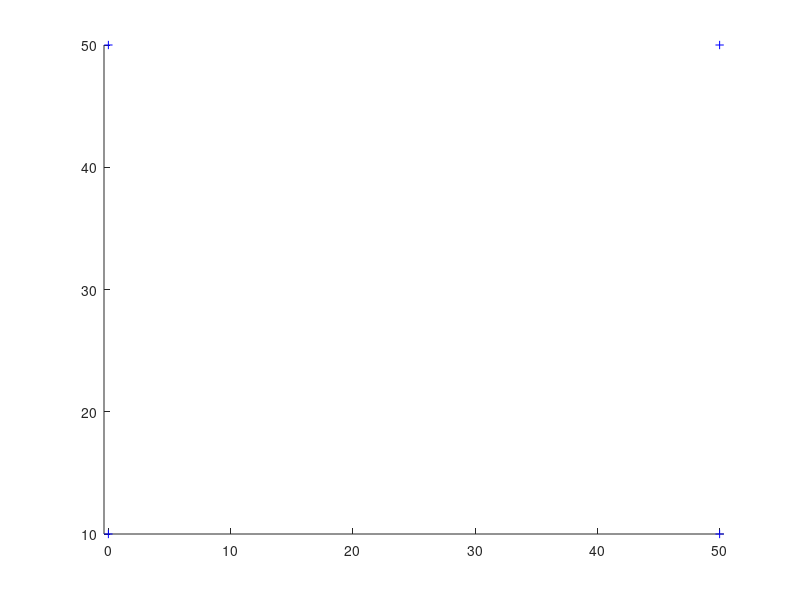

MATLAB code to generate this figure: (Note: this script raises an error after producing the figure.)
%% Extended kalman filter
function EKFSLAM
% Clear all
close all; clear all;
% Global variables (avoid extra copies)
global xVehicleTrue;
global LandFeatures;
global LaserSensorSettings;
global VisionSensorSettings; % for latter incorporation id possible
global xOdomLast;
% global xOdomLast_act;
global nSteps;
global UTrue;

% Setting of the sensors specs
LaserSensorSettings.Bearing =30; % Degrees
LaserSensorSettings.Range =50; % Meters
display(sprintf('=== Sensor Definitions ===  \n Max Range:  %d Meters\n Max Bearing: %d Degrees \n========================== \n',LaserSensorSettings.Range,LaserSensorSettings.Bearing));
display(' Paused!!! Press any Key!! ');
% pause;


% Length of the experiment
nSteps =1000; % change to extend the lentgh of the simulation

% Size Map
WorldSize =500;

% Number of landfeatures to add to map
nLandFeatures =4;

% Make some spare for then
LandFeatures = zeros(2,1,nLandFeatures);

% Lets put the beacons at desired positions ( need to match the number
% defined)!!!! if nor some of then cannot be scanned!!
LandFeatures(:,:,1)=[0 10]';
LandFeatures(:,:,2)=[0 50]';
LandFeatures(:,:,3)=[50 50]';
LandFeatures(:,:,4)=[50 10]';

% Initial position of the vehicle
xVehicleTrue = [ 40 25 0]'; % start position (x, y, theta)

% Set the initial conditions of the filter
xEst =[xVehicleTrue]; % already an columm vector
xTrue=[xVehicleTrue];
PEst = diag([1 1 0.01]); % start with an medium covar ( Atention EKF need an good initialization)

% Make some space to save the Landmarks detected (arraylist (x,y)
MappedLandFeatures = NaN*zeros(nLandFeatures,2);


% Additive noise to be added at the observation
obsNoise = randn(2,1)

% Ok lets show where are our Landmarks located in the world
figure(1); hold on; grid off; axis equal;
plot(LandFeatures(1,:),LandFeatures(2,:),'b+');hold on;
set(gcf,'doublebuffer','on');
hLine = line([0,0],[0,0]);
set(hLine,'linestyle',':');
axis([ -WorldSize/2 WorldSize/2 -WorldSize/2 WorldSize/2]);
xlabel(' Initial Conditions and beacons at blue +');
display(sprintf('\n\n\n Showing initial Location \n Press any key to procced\n'));
% pause;

% Standart deviation errors added to control
UTrue = diag([0.01,0.01,1.5*pi/180]).^2;

% Standard deviation errors regarding observation
RTrue = diag([1.1,5*pi/180]).^2;


% Aditive factor for control estimation and noise
UEst = 2.0*UTrue;
REst = 2.0*RTrue;

deadreckoning=[];
xVehiclePred_act_acc=[];

% All Setup and ready to go
% Extract first odometry for predict
CtrlNoise = randn(3,1); % some random control noise to be added ( note change to gaussian)
xOdomLast = GetOdometry(CtrlNoise);
% xOdomLast_act = GetOdometry([0;0;0]);
for k = 2:nSteps
    
    % get robot Control and simulate the movement
    CtrlNoise = randn(3,1); % some random control noise to be added
%     SimulateMovement(CtrlNoise);
%     
    xOdomNow = GetOdometry(CtrlNoise); % Get the odometry values c
    u = tcomp(tinv(xOdomLast),xOdomNow); % figure out control 
    xOdomLast = xOdomNow; % refhesh odometry vector
    
   %% actual control
%    xOdomNow_act     = GetOdometry([0;0;0]);
%    u_act            = tcomp(tinv(xOdomLast_act),xOdomNow_act); % figure out control 
%    xOdomLast_act    = xOdomNow_act; % refhesh odometry vector
   %%
    % extract the two compoments of the estimation ( Vehicle and
    % landfeatures
    % get vehicle estimation
%     xVehicle_act    = xTrue;
    xVehicle = xEst(1:3); % estimated only the part for the vehicle
    % get landferatures estimation
%     xMap = xEst(4:end); % Landfeatures estimation are the rest ones
 
    
    %do prediction (the following is simply the result of multiplying 
    %out block form of jacobians)     
    xVehiclePred = tcomp(xVehicle,u); % estimation is regarding current and control vector
    deadreckoning=[deadreckoning xVehiclePred];
    %% actual pose
%     xVehiclePred_act = tcomp(xVehicle_act,u_act); % estimation is regarding current and control vector
%     xVehiclePred_act_acc=[xVehiclePred_act_acc xVehiclePred_act];
    % covariance for vehicle
    %J2 is just an simple rotation matrix over x
    % just need to change to the cnematic model and speeds
    
    % Change this!!!
%     PPredvv = J1(xVehicle,u)* PEst(1:3,1:3) *J1(xVehicle,u)' + J2(xVehicle,u)* UEst * J2(xVehicle,u)';
    % vehicle/ landmarks,
%     PPredvm = J1(xVehicle,u)*PEst(1:3,4:end);
    % For the rest just extract (landfeatures
%     PPredmm = PEst(4:end,4:end);
    
    % agregates robot prediction and beacons
%     xTrue=xVehiclePred_act;
    xEst = xVehiclePred;
%     xPred = [xVehiclePred;xMap];
%     % Compose the covariance matrix
%          Ppred = |Pvv Pvm
%                  |Pvm' Pmm
%     PPred = [PPredvv PPredvm;
%         PPredvm' PPredmm];
       

    % Get the observation (passing noise to be added and Noise true
%     ObsNoise =randn(2,1);
%     [z,iFeature] = GetObservation(ObsNoise,RTrue);
    
   
%      if(~isempty(z)) % if i get an valid observation
%         %have we seen this feature before?
%         % need to change here ( see Validation gate White)
%         if( ~isnan(MappedLandFeatures(iFeature,1)))
%             
%             %predict observation: find out where it is in state vector
%             FeatureIndex = MappedLandFeatures(iFeature,1);
%             % Extract feature values in state vector
%             xFeature = xPred(FeatureIndex:FeatureIndex+1);
%             
%             % predict the observation
%             zPred = DoObservationModel(xVehicle,xFeature);
%             
%             % get observation Jacobians
%             [jHxv,jHxf] = GetObsJacs(xVehicle,xFeature);
%             
%             % fill in state jacobian
%             jH = zeros(2,length(xEst));
%             jH(:,FeatureIndex:FeatureIndex+1) = jHxf;
%             jH(:,1:3) = jHxv;
%             
%             %do Kalman update:
%             % check for inovation (here we can use the validation gate
%             Innov = z-zPred;
%             % angles have always to be checked only betwewn 0 an 2Pi
%             Innov(2) = AngleWrapping(Innov(2));
%             
%             S = jH*PPred*jH'+REst;
%             W = PPred*jH'*inv(S); 
%             xEst = xPred+ W*Innov;
%             
%             PEst = PPred-W*S*W';
%             
%             %ensure P remains symmetric
%             PEst = 0.5*(PEst+PEst');
%         else
%             % this is a new feature
%             
%             % extract length of the current tracking landmarks
%             nStates = length(xEst); 
%             
%             % Compute the x,y position of the landmark x,y robot plus
%             % Xxvehicle +distance*cos(angle + Xthvehicle)
%             % Xyvehicle + distance* sin(angle + Xthvehicle)
%             xFeature = xVehicle(1:2)+ [z(1)*cos(z(2)+xVehicle(3));z(1)*sin(z(2)+xVehicle(3))];
%             xEst = [xEst;xFeature]; %add to state vector estimated
%             % compute jacobians regaing feature and observation 
%             [jGxv, jGz] = GetNewFeatureJacs(xVehicle,z); 
%             
%             % M=| 1 0 0  0 0
%             %   | 0 1 0  0 0
%             %   | 0 0 1  0 0
%             %   -------------
%             %   |
%             
%             M = [eye(nStates), zeros(nStates,2);% no use jacobian w.r.t vehicle
%                 jGxv zeros(2,nStates-3)  , jGz];
%             
%             PEst = M*blkdiag(PEst,REst)*M';
%             
%             %remember this feature as being mapped we store its ID and position in the state vector
%             MappedLandFeatures(iFeature,:) = [length(xEst)-1, length(xEst)];
%             
%         end;
%      else
%         % notinng new found lets procced refreshing the values for next run
%         xEst = xPred;
%         PESt = PPred;
%     end;
    
    
    % at all interactions
    
    % Plot the veicule shape LOL
        a = axis;
        clf;
        axis(a);hold on;
        n  = length(xEst); % get the total state and vector also
        % only the landmarks
        nF = (n-3)/2;
        
        % Draw vehicle and its eliipse only the 3 first are the vehicle
%         % state   P = |v v v|-----
%                       |v v v|-----
%                       |v v v|-----
%                       ------------
        DoVehicleGraphics(xEst(1:3),PEst(1:3,1:3),3,[0 1]);
%          DoVehicleGraphics(xTrue(1:3),diag([0 0 0]),3,[0 1]);
        % if we get an valid observation plot is values
%         if(~isnan(z))
%             % Plot the line to beacon
%             h = line([xEst(1),xFeature(1)],[xEst(2),xFeature(2)]);
%             set(h,'linestyle',':');
%             %make some visible information
%             legend( sprintf('Range: %3.2fm; Angle: %3.2f: °  ',z(1),(z(2)-pi/2)*180/pi));
%             
%         end;
        % For all plot the covariance elipse of each state fr the landmark
%         for(i = 1:nF)
%             iF = 3+2*i-1; 
%             plot(xEst(iF),xEst(iF+1),'b*');
%             PlotEllipse(xEst(iF:iF+1),PEst(iF:iF+1,iF:iF+1),3);
%             
%         end;   
        plot(deadreckoning(1,:),deadreckoning(2,:),'r-');
%         plot(xVehiclePred_act_acc(1,:),xVehiclePred_act_acc(2,:),'r--');
        drawnow;  
end
% save('ekf_deadreckoning.mat','deadreckoning');
end












